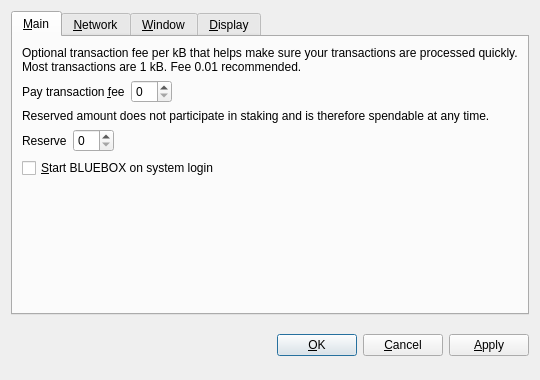
<?xml version="1.0" encoding="UTF-8"?>
<ui version="4.0">
 <class>OptionsDialog</class>
 <widget class="QDialog" name="OptionsDialog">
  <property name="geometry">
   <rect>
    <x>0</x>
    <y>0</y>
    <width>540</width>
    <height>380</height>
   </rect>
  </property>
  <property name="windowTitle">
   <string>Options</string>
  </property>
  <property name="modal">
   <bool>true</bool>
  </property>
  <layout class="QVBoxLayout" name="verticalLayout">
   <item>
    <widget class="QTabWidget" name="tabWidget">
     <property name="tabPosition">
      <enum>QTabWidget::North</enum>
     </property>
     <property name="currentIndex">
      <number>0</number>
     </property>
     <widget class="QWidget" name="tabMain">
      <attribute name="title">
       <string>&amp;Main</string>
      </attribute>
      <layout class="QVBoxLayout" name="verticalLayout_Main">
       <item>
        <widget class="QLabel" name="transactionFeeInfoLabel">
         <property name="text">
          <string>Optional transaction fee per kB that helps make sure your transactions are processed quickly. Most transactions are 1 kB. Fee 0.01 recommended.</string>
         </property>
         <property name="textFormat">
          <enum>Qt::PlainText</enum>
         </property>
         <property name="wordWrap">
          <bool>true</bool>
         </property>
        </widget>
       </item>
       <item>
        <layout class="QHBoxLayout" name="horizontalLayoutFee">
         <item>
          <widget class="QLabel" name="transactionFeeLabel">
           <property name="text">
            <string>Pay transaction &amp;fee</string>
           </property>
           <property name="textFormat">
            <enum>Qt::PlainText</enum>
           </property>
           <property name="buddy">
            <cstring>transactionFee</cstring>
           </property>
          </widget>
         </item>
         <item>
          <widget class="BitcoinAmountField" name="transactionFee"/>
         </item>
         <item>
          <spacer name="horizontalSpacerFee">
           <property name="orientation">
            <enum>Qt::Horizontal</enum>
           </property>
           <property name="sizeHint" stdset="0">
            <size>
             <width>40</width>
             <height>20</height>
            </size>
           </property>
          </spacer>
         </item>
        </layout>
       </item>
       <item>
        <widget class="QLabel" name="reserveBalanceInfoLabel">
         <property name="text">
          <string>Reserved amount does not participate in staking and is therefore spendable at any time.</string>
         </property>
         <property name="textFormat">
          <enum>Qt::PlainText</enum>
         </property>
         <property name="wordWrap">
          <bool>true</bool>
         </property>
        </widget>
       </item>
       <item>
        <layout class="QHBoxLayout" name="horizontalLayoutReserveBalance">
         <item>
          <widget class="QLabel" name="reserveBalanceLabel">
           <property name="text">
            <string>Reserve</string>
           </property>
           <property name="textFormat">
            <enum>Qt::PlainText</enum>
           </property>
           <property name="buddy">
            <cstring>reserveBalance</cstring>
           </property>
          </widget>
         </item>
         <item>
          <widget class="BitcoinAmountField" name="reserveBalance"/>
         </item>
         <item>
          <spacer name="horizontalSpacerReserveBalance">
           <property name="orientation">
            <enum>Qt::Horizontal</enum>
           </property>
           <property name="sizeHint" stdset="0">
            <size>
             <width>40</width>
             <height>20</height>
            </size>
           </property>
          </spacer>
         </item>
        </layout>
       </item>
       <item>
        <widget class="QCheckBox" name="bitcoinAtStartup">
         <property name="toolTip">
          <string>Automatically start BLUEBOX after logging in to the system.</string>
         </property>
         <property name="text">
          <string>&amp;Start BLUEBOX on system login</string>
         </property>
        </widget>
       </item>
       <item>
        <spacer name="verticalSpacer_Main">
         <property name="orientation">
          <enum>Qt::Vertical</enum>
         </property>
         <property name="sizeHint" stdset="0">
          <size>
           <width>20</width>
           <height>40</height>
          </size>
         </property>
        </spacer>
       </item>
      </layout>
     </widget>
     <widget class="QWidget" name="tabNetwork">
      <attribute name="title">
       <string>&amp;Network</string>
      </attribute>
      <layout class="QVBoxLayout" name="verticalLayout_Network">
       <item>
        <widget class="QCheckBox" name="mapPortUpnp">
         <property name="toolTip">
          <string>Automatically open the BLUEBOX client port on the router. This only works when your router supports UPnP and it is enabled.</string>
         </property>
         <property name="text">
          <string>Map port using &amp;UPnP</string>
         </property>
        </widget>
       </item>
       <item>
        <widget class="QCheckBox" name="connectSocks">
         <property name="toolTip">
          <string>Connect to the BLUEBOX network through a SOCKS5 proxy (e.g. when connecting through Tor).</string>
         </property>
         <property name="text">
          <string>&amp;Connect through SOCKS5 proxy:</string>
         </property>
        </widget>
       </item>
       <item>
        <layout class="QHBoxLayout" name="horizontalLayout_Network">
         <item>
          <widget class="QLabel" name="proxyIpLabel">
           <property name="text">
            <string>Proxy &amp;IP:</string>
           </property>
           <property name="textFormat">
            <enum>Qt::PlainText</enum>
           </property>
           <property name="buddy">
            <cstring>proxyIp</cstring>
           </property>
          </widget>
         </item>
         <item>
          <widget class="QValidatedLineEdit" name="proxyIp">
           <property name="maximumSize">
            <size>
             <width>140</width>
             <height>16777215</height>
            </size>
           </property>
           <property name="toolTip">
            <string>IP address of the proxy (e.g. 127.0.0.1)</string>
           </property>
          </widget>
         </item>
         <item>
          <widget class="QLabel" name="proxyPortLabel">
           <property name="text">
            <string>&amp;Port:</string>
           </property>
           <property name="textFormat">
            <enum>Qt::PlainText</enum>
           </property>
           <property name="buddy">
            <cstring>proxyPort</cstring>
           </property>
          </widget>
         </item>
         <item>
          <widget class="QLineEdit" name="proxyPort">
           <property name="maximumSize">
            <size>
             <width>55</width>
             <height>16777215</height>
            </size>
           </property>
           <property name="toolTip">
            <string>Port of the proxy (e.g. 9050)</string>
           </property>
          </widget>
         </item>
         <item>
          <spacer name="horizontalSpacer_Network">
           <property name="orientation">
            <enum>Qt::Horizontal</enum>
           </property>
           <property name="sizeHint" stdset="0">
            <size>
             <width>40</width>
             <height>20</height>
            </size>
           </property>
          </spacer>
         </item>
        </layout>
       </item>
       <item>
        <spacer name="verticalSpacer_Network">
         <property name="orientation">
          <enum>Qt::Vertical</enum>
         </property>
         <property name="sizeHint" stdset="0">
          <size>
           <width>20</width>
           <height>40</height>
          </size>
         </property>
        </spacer>
       </item>
      </layout>
     </widget>
     <widget class="QWidget" name="tabWindow">
      <attribute name="title">
       <string>&amp;Window</string>
      </attribute>
      <layout class="QVBoxLayout" name="verticalLayout_Window">
       <item>
        <widget class="QCheckBox" name="minimizeToTray">
         <property name="toolTip">
          <string>Show only a tray icon after minimizing the window.</string>
         </property>
         <property name="text">
          <string>&amp;Minimize to the tray instead of the taskbar</string>
         </property>
        </widget>
       </item>
       <item>
        <widget class="QCheckBox" name="minimizeOnClose">
         <property name="toolTip">
          <string>Minimize instead of exit the application when the window is closed. When this option is enabled, the application will be closed only after selecting Quit in the menu.</string>
         </property>
         <property name="text">
          <string>M&amp;inimize on close</string>
         </property>
        </widget>
       </item>
       <item>
        <spacer name="verticalSpacer_Window">
         <property name="orientation">
          <enum>Qt::Vertical</enum>
         </property>
         <property name="sizeHint" stdset="0">
          <size>
           <width>20</width>
           <height>40</height>
          </size>
         </property>
        </spacer>
       </item>
      </layout>
     </widget>
     <widget class="QWidget" name="tabDisplay">
      <attribute name="title">
       <string>&amp;Display</string>
      </attribute>
      <layout class="QVBoxLayout" name="verticalLayout_Display">
       <item>
        <layout class="QHBoxLayout" name="horizontalLayout_1_Display">
         <item>
          <widget class="QLabel" name="langLabel">
           <property name="text">
            <string>User Interface &amp;language:</string>
           </property>
           <property name="textFormat">
            <enum>Qt::PlainText</enum>
           </property>
           <property name="buddy">
            <cstring>lang</cstring>
           </property>
          </widget>
         </item>
         <item>
          <widget class="QValueComboBox" name="lang">
           <property name="toolTip">
            <string>The user interface language can be set here. This setting will take effect after restarting BLUEBOX.</string>
           </property>
          </widget>
         </item>
        </layout>
       </item>
       <item>
        <layout class="QHBoxLayout" name="horizontalLayout_2_Display">
         <item>
          <widget class="QLabel" name="unitLabel">
           <property name="text">
            <string>&amp;Unit to show amounts in:</string>
           </property>
           <property name="textFormat">
            <enum>Qt::PlainText</enum>
           </property>
           <property name="buddy">
            <cstring>unit</cstring>
           </property>
          </widget>
         </item>
         <item>
          <widget class="QValueComboBox" name="unit">
           <property name="toolTip">
            <string>Choose the default subdivision unit to show in the interface and when sending coins.</string>
           </property>
          </widget>
         </item>
        </layout>
       </item>
       <item>
        <widget class="QCheckBox" name="coinControlFeatures">
         <property name="toolTip">
          <string>Whether to show coin control features or not.</string>
         </property>
         <property name="text">
          <string>Display coin &amp;control features (experts only!)</string>
         </property>
        </widget>
       </item>
       <item>
        <widget class="QCheckBox" name="useBlackTheme">
         <property name="text">
          <string>Use black visual theme (requires restart)</string>
         </property>
        </widget>
       </item>
       <item>
        <spacer name="verticalSpacer_Display">
         <property name="orientation">
          <enum>Qt::Vertical</enum>
         </property>
         <property name="sizeHint" stdset="0">
          <size>
           <width>20</width>
           <height>40</height>
          </size>
         </property>
        </spacer>
       </item>
      </layout>
     </widget>
    </widget>
   </item>
   <item>
    <layout class="QHBoxLayout" name="horizontalLayout_Buttons">
     <item>
      <spacer name="horizontalSpacer_1">
       <property name="orientation">
        <enum>Qt::Horizontal</enum>
       </property>
       <property name="sizeHint" stdset="0">
        <size>
         <width>40</width>
         <height>48</height>
        </size>
       </property>
      </spacer>
     </item>
     <item>
      <widget class="QLabel" name="statusLabel">
       <property name="font">
        <font>
         <weight>75</weight>
         <bold>true</bold>
        </font>
       </property>
       <property name="text">
        <string/>
       </property>
       <property name="textFormat">
        <enum>Qt::PlainText</enum>
       </property>
       <property name="wordWrap">
        <bool>true</bool>
       </property>
      </widget>
     </item>
     <item>
      <spacer name="horizontalSpacer_2">
       <property name="orientation">
        <enum>Qt::Horizontal</enum>
       </property>
       <property name="sizeHint" stdset="0">
        <size>
         <width>40</width>
         <height>48</height>
        </size>
       </property>
      </spacer>
     </item>
     <item>
      <widget class="QPushButton" name="okButton">
       <property name="text">
        <string>&amp;OK</string>
       </property>
      </widget>
     </item>
     <item>
      <widget class="QPushButton" name="cancelButton">
       <property name="text">
        <string>&amp;Cancel</string>
       </property>
       <property name="autoDefault">
        <bool>false</bool>
       </property>
      </widget>
     </item>
     <item>
      <widget class="QPushButton" name="applyButton">
       <property name="text">
        <string>&amp;Apply</string>
       </property>
       <property name="autoDefault">
        <bool>false</bool>
       </property>
      </widget>
     </item>
    </layout>
   </item>
  </layout>
 </widget>
 <customwidgets>
  <customwidget>
   <class>BitcoinAmountField</class>
   <extends>QSpinBox</extends>
   <header>bitcoinamountfield.h</header>
  </customwidget>
  <customwidget>
   <class>QValueComboBox</class>
   <extends>QComboBox</extends>
   <header>qvaluecombobox.h</header>
  </customwidget>
  <customwidget>
   <class>QValidatedLineEdit</class>
   <extends>QLineEdit</extends>
   <header>qvalidatedlineedit.h</header>
  </customwidget>
 </customwidgets>
 <resources/>
 <connections/>
</ui>
